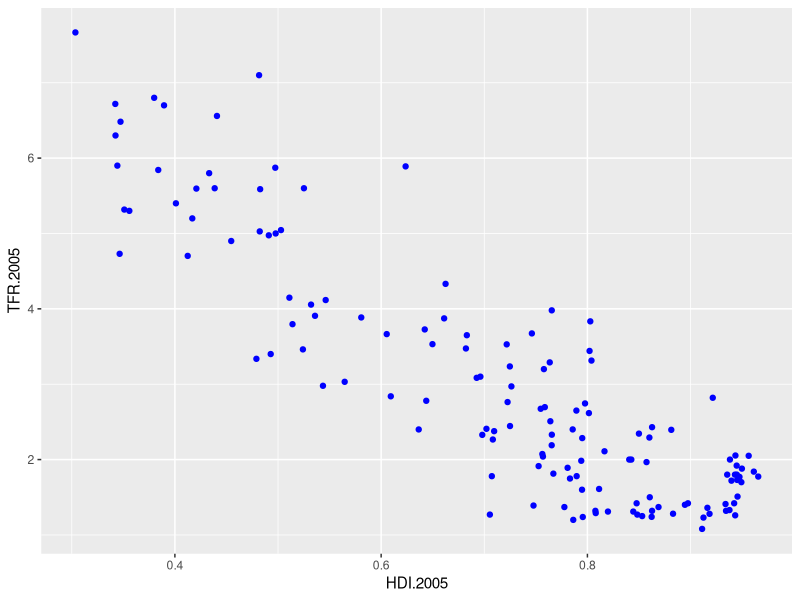
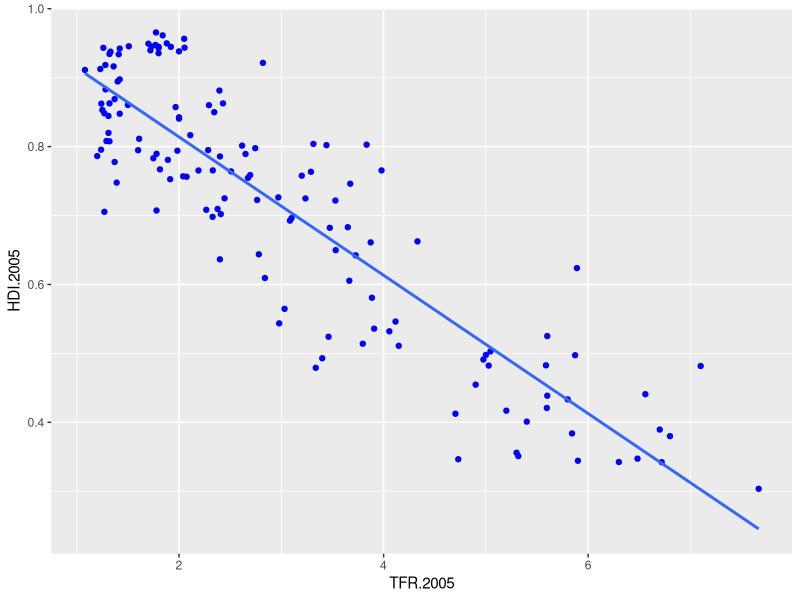
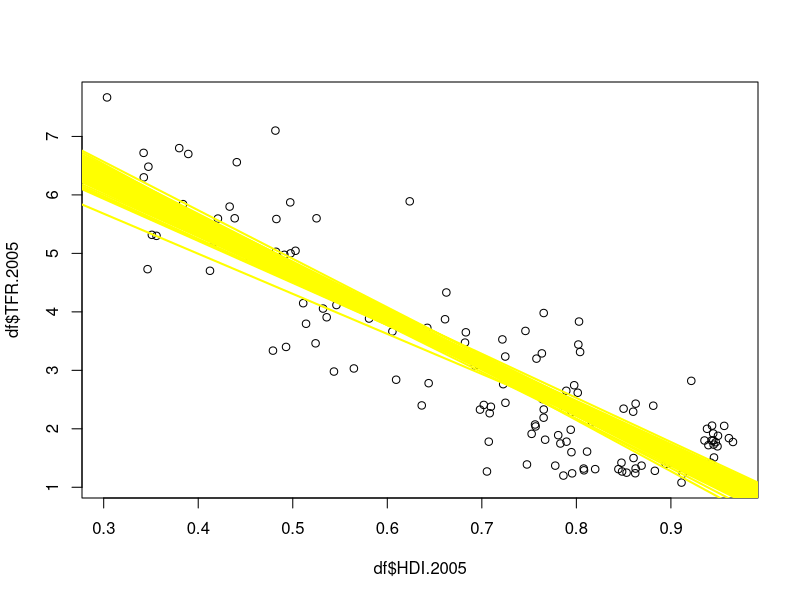
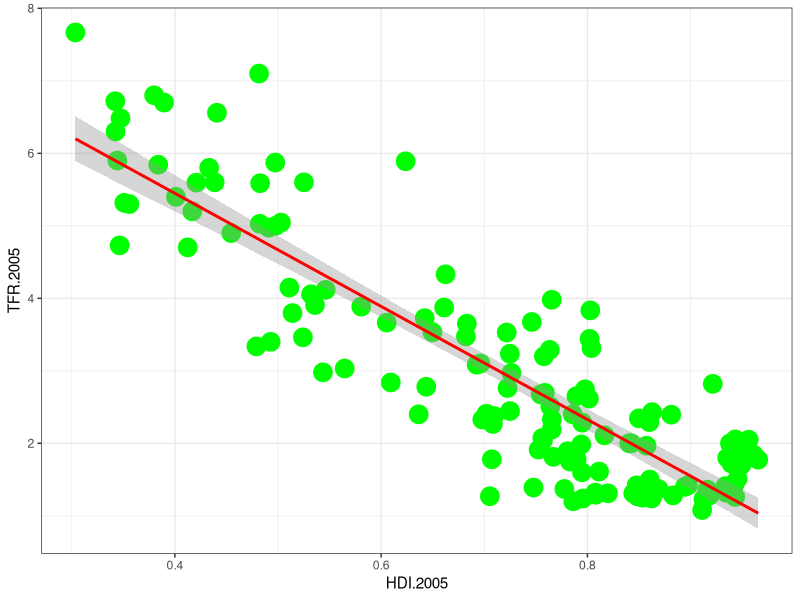
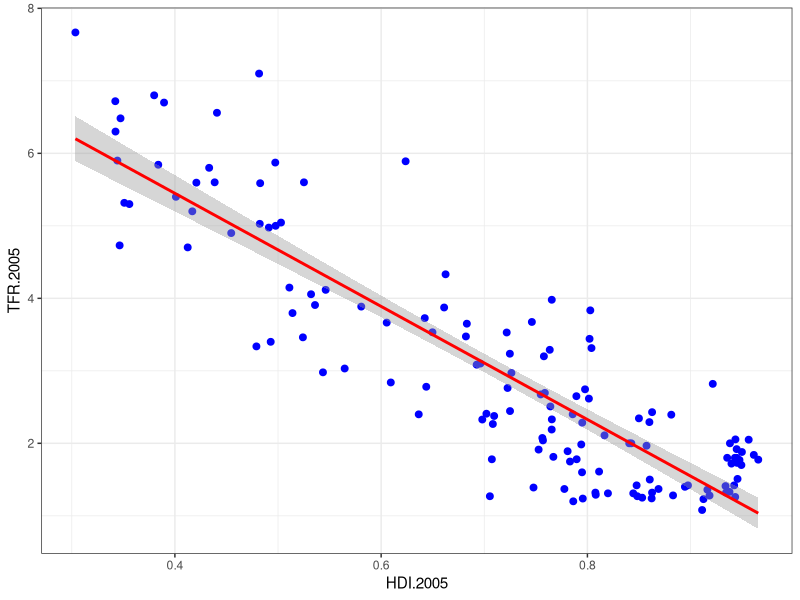
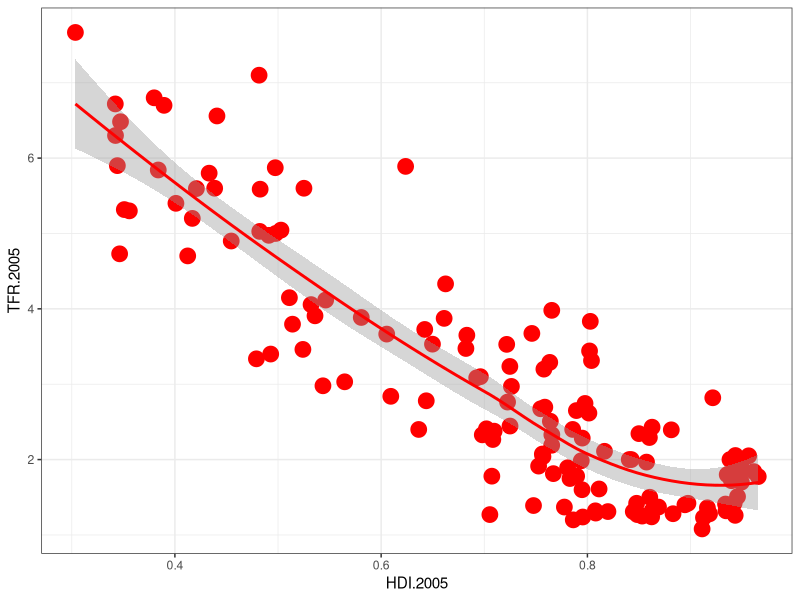

Write the R code that produced these figures, in order. (Note: this script raises an error after producing the figures.)
############## Load Data #####

# install.packages("MASS") 
library(MASS)
library(ggplot2)
library(dplyr)
library(broom)
df <- read.csv("data/nature08230-s2.csv")
df <- tbl_df(df)
df <- select(df, country, HDI.2005, TFR.2005)
df <- filter(df, !is.na(HDI.2005), !is.na(TFR.2005))
df

############## Linear Regression ##########

ggplot(df, aes(x = HDI.2005, y = TFR.2005)) +
  geom_point(color = "blue")


lfit <- lm(TFR.2005 ~ HDI.2005, data = df)
tidy(lfit)

ggplot(df, aes(x = TFR.2005, y = HDI.2005)) +
  geom_point(color = "blue") + 
  geom_smooth(method = "lm", se = F)

# 
vcov(lfit) 

# multivariate random normal
mvrnorm(1, mu = lfit$coefficients, Sigma = vcov(lfit)) 
mvrnorm(2, mu = lfit$coefficients, Sigma = vcov(lfit)) 



# draw 100
sample.coefs <- mvrnorm(100, mu = lfit$coefficients, Sigma = vcov(lfit)) 
sample.coefs[1, ]
head(sample.coefs)

############## Introduction to Loops ##########

# Ex. 1
x <- c(5, 12, 13)
for (n in x){
  print( n ^ 2)
}

# Ex. 2
for (i in 1:10){
  print("Hello world!")
  print(i*i)
}

## which is the same as 
x<- c(1:10)
for (i in x){
  print("Hello world!")
  print(i*i)
}

## and 
x <- c(1:10)
for (snow in x){     # the counter can take any name
  print("Hello world!")
  print(snow*snow)
}


# Ex. 3
sqr <-  seq(1, 100, by=2) # generating sequences of 50 numbers
head(sqr)
sqr.squared <- NULL  ## setting up empty vector
for (n in 1:50) {
  sqr.squared[n] <- sqr[n]^2
}

head(sqr.squared)
head(cbind(sqr, sqr.squared))


############## for Loops ##########

plot(x = df$HDI.2005, y = df$TFR.2005)
abline(sample.coefs[1, ], col = "yellow", lwd = 2)


# let row be everything from 1 to 100
for (row in 1:100) {
  abline(sample.coefs[row, ], col = "yellow", lwd = 2)
} 

#### Introduction to Functions ########

# Creating a function, called f1, which adds a pair of numbers.
f1 <- function(x, y) {
  x + y
}

f1(3, 4)
f1(2, 6)

# Ex. 2
my.scatter.plot <- function(color, size = 2, method) { # set default size to 2
  ggplot(df, aes(x = HDI.2005, y =  TFR.2005)) + 
    geom_point(color = color, size = size) +   # color and size vary based on inputs
    geom_smooth(method = method, color = "red") + # line will always be red
    theme_bw()                                    # theme will always be bw
}

my.scatter.plot(color = "green", size = 6,  method = "lm")
my.scatter.plot(color = "blue",  method = "lm")
my.scatter.plot("red", 5, "loess")

############# Functions ###########

## calculating Root mean squared error RMSE



predicted.TFR <- sample.coefs[1, 1] + sample.coefs[1, 2] * df$HDI.2005
residuals <- df$TFR.2005 - predicted.TFR
RMSE <- sqrt(mean(residuals^2))


Calc.RMSE <- function(intercept, slope){
  
  predicted.TFR <- intercept + slope * HDI.2005
  residuals <- TFR.2005 - predicted.TFR
  RMSE = sqrt(mean(residuals ^ 2))
  return(RMSE)
  
} 


Calc.RMSE(9, -7) # made up intercept and slope

# Draw 40
Calc.RMSE(intercept = sample.coefs[40, 1], slope = sample.coefs[40, 2])
Calc.RMSE(sample.coefs[40, 1], sample.coefs[40, 2]) 

# Draw 50
Calc.RMSE(sample.coefs[50, 1], sample.coefs[50, 2]) 




Matt.rmse <- function(prediction.vec, truth.vec) {
  # function to calculate RMSE
  # for vector of predictions and vector of truth
  # CHECK INPUTS
  if (length(prediction.vec) != length(truth.vec)) {
    stop("ERROR: prediction.vec and truth.vec are not the same length")
  }
  if (any(is.na(prediction.vec))) {
    stop("ERROR: prediction.vec has NA")
  }
  
  if (any(is.na(truth.vec))) {
    stop("ERROR: truth.vec has NA")
  }
  # FINISHED CHECKING INPUTS
  result <- sqrt(mean((prediction.vec - truth.vec)^2))
  # CHECK OUTPUT
  if (is.na(result)) stop("ERROR: result in NA")
  return(result)
}

Matt.rmse(lfit$fitted.value, TFR.2005)
